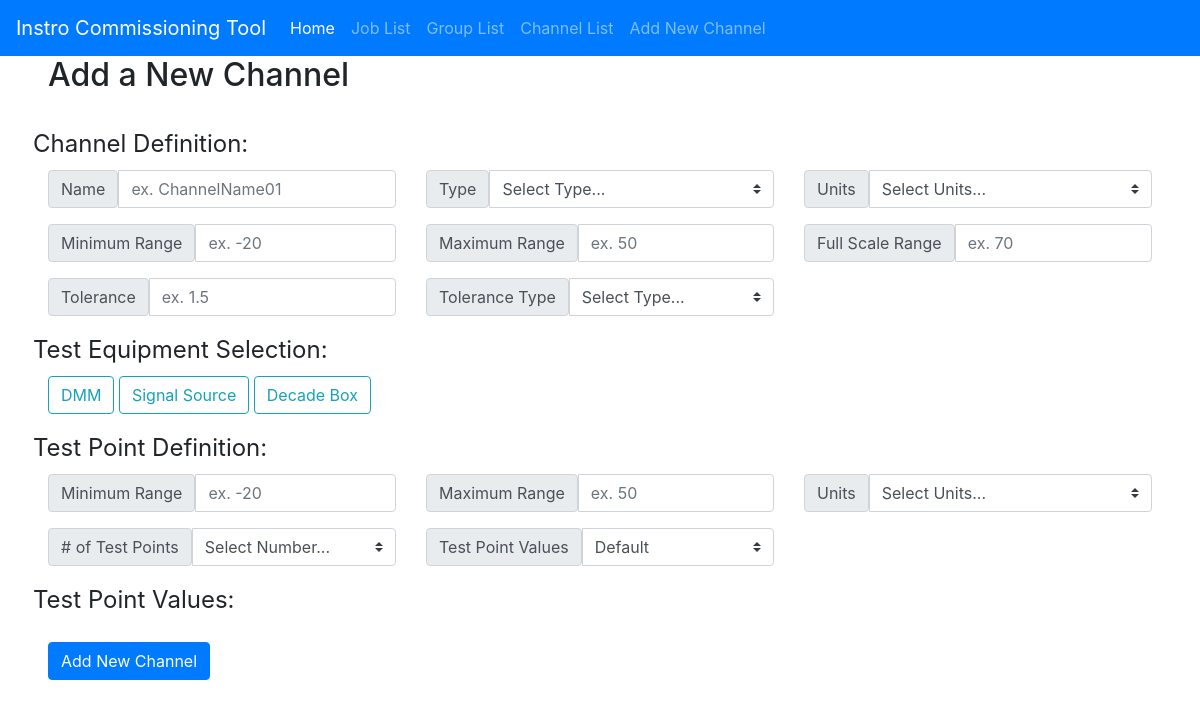
The page /group/2/new_channel on the database its author committed.
### app/models.py (models this page shows, shortened)
class TestEquipmentType(db.Model):
	id = db.Column(db.Integer,primary_key=True)
	name = db.Column(db.String(32))

### app/main/routes.py (the view, shortened to what this page needs)
@bp.route('/group/<group_id>/new_channel', methods=['GET', 'POST'])
def new_channel(group_id):
    test_equipment_types = TestEquipmentType.query.all()
    for test_equipment_type in test_equipment_types:
        setattr(NewChannelForm, f'checkbox_{test_equipment_type.name}', BooleanField(label=test_equipment_type.name, id=f'checkbox-{test_equipment_type.id}'))
    newChannelForm = NewChannelForm()
    newChannelForm.group_id.data = group_id
    print(newChannelForm.errors.items())
    return render_template('new_channel.html', title='Add New Channel', form=newChannelForm, units_dict=ENG_UNITS,
                            test_equipment_types=test_equipment_types)

### app/templates/new_channel.html (shortened to what this page needs)
{% extends "base.html" %}
{% block app_content %}
<h2>Add a New Channel</h2>
<br>
<div>
    <form action="" method="POST" name="form">
        <div class="row">
            <legend>Channel Definition:</legend>
            <div class="col-md-4">
                <div class="input-group mb-3">
                    <span class="input-group-text">{{ form.name.label.text }}</span>
                    {{ form.name() }}
                </div>
            </div>
            <div class="col-md-4">
                <div class="input-group mb-3">
                    <span class="input-group-text">{{ form.meas_type.label.text }}</span>
                    {{ form.meas_type() }}
                </div>
            </div>
            <div class="col-md-4">
                <div class="input-group mb-3">
                    <span class="input-group-text">{{ form.meas_eu.label.text }}</span>
                    {{ form.meas_eu() }}
                </div>
            </div>
        </div>
        <div class="row">
            <div class="col-md-4">
                <div class="input-group mb-3">
                    <span class="input-group-text">{{ form.meas_range_min.label.text }}</span>
                    {{ form.meas_range_min() }}
                </div>
            </div>
            <div class="col-md-4">
                <div class="input-group mb-3">
                    <span class="input-group-text">{{ form.meas_range_max.label.text }}</span>
                    {{ form.meas_range_max() }}
                </div>
            </div>
            <div class="col-md-4">
                <div class="input-group mb-3">
                    <span class="input-group-text">{{ form.full_scale.label.text }}</span>
                    {{ form.full_scale() }}
                </div>
            </div>
        </div>
        <div class="row">
            <div class="col-md-4">
                <div class="input-group mb-3">
                    <span class="input-group-text">{{ form.tolerance.label.text }}</span>
                    {{ form.tolerance() }}
                </div>
            </div>
            <div class="col-md-4">
                <div class="input-group mb-3">
                    <span class="input-group-text">{{ form.tolerance_type.label.text }}</span>
                    {{ form.tolerance_type() }}
                </div>
            </div>
        </div>
        <div class="row">
            <legend>Test Equipment Selection:</legend>
            <div class="col-md-12">
                <div class="btn-group-toggle mb-3" role="group" data-toggle="buttons">
                    {% for test_equipment_type in test_equipment_types %}
                    <label class="btn btn-outline-info" for="checkbox-{{ test_equipment_type.id }}">
                        {{ test_equipment_type.name }}
                    </label>
                    {% endfor %}
                </div>
            </div>
        </div>
        <div class="row">
            <legend>Test Point Definition:</legend>
            <div class="col-md-4">
                <div class="input-group mb-3">
                    <span class="input-group-text">{{ form.input_range_min.label.text }}</span>
                    {{ form.input_range_min() }}
                </div>
            </div>
            <div class="col-md-4">
                <div class="input-group mb-3">
                    <span class="input-group-text">{{ form.input_range_max.label.text }}</span>
                    {{ form.input_range_max() }}
                </div>
            </div>
            <div class="col-md-4">
                <div class="input-group mb-3">
                    <span class="input-group-text">{{ form.input_eu.label.text }}</span>
                    {{ form.input_eu() }}
                </div>
            </div>
        </div>
        <div class="row">
            <div class="col-md-4">
                <div class="input-group mb-3">
                    <span class="input-group-text">{{ form.num_test_points.label.text }}</span>
                    {{ form.num_test_points() }}
                </div>
            </div>
            <div class="col-md-4">
                <div class="input-group mb-3">
                    <span class="input-group-text">{{ form.test_point_type.label.text }}</span>
                    {{ form.test_point_type() }}
                </div>
            </div>
        </div>
        <div class="row">
            <legend>Test Point Values:</legend>
        </div>
        <div>{{ form.submit() }}</div>
    </form>
</div>
{% endblock %}

### rows shown on the page
TestEquipmentType: name "DMM"
TestEquipmentType: name "Signal Source"
TestEquipmentType: name "Decade Box"
